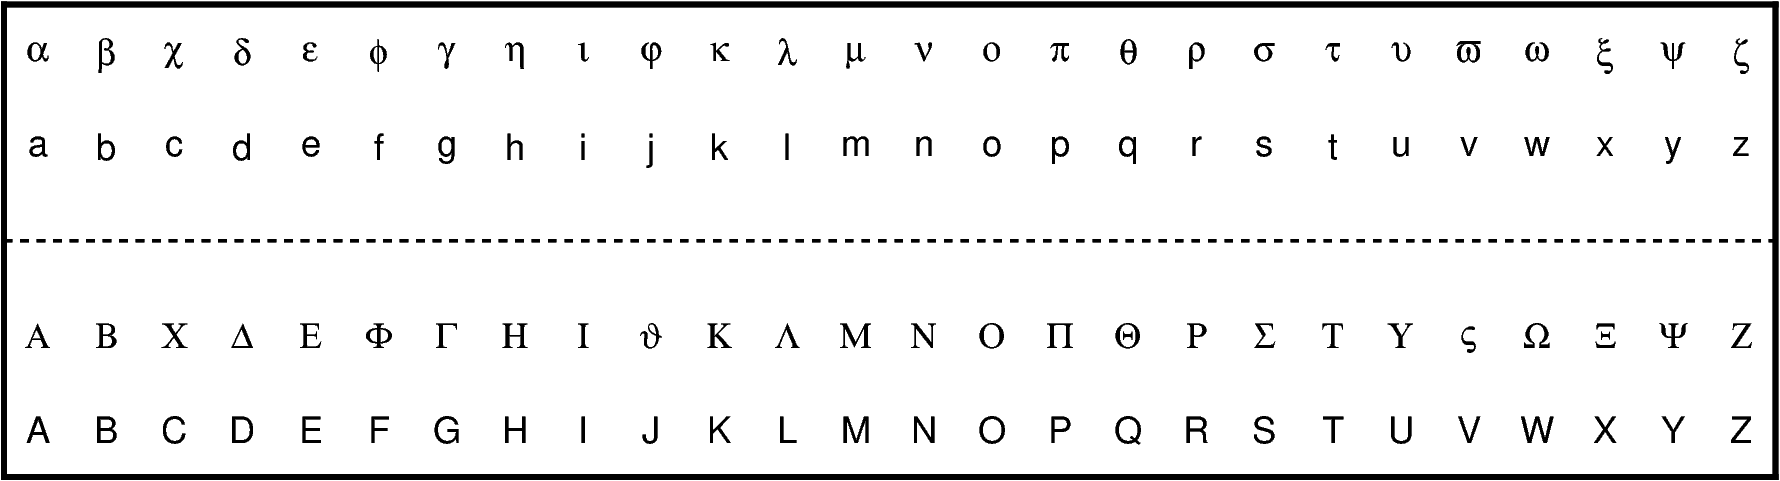

Source code (Python):
# #############################################################################
# Write Greek letters in GMT
# -----------------------------------------------------------------------------
# History
# - Created: 2025/06/06
# -----------------------------------------------------------------------------
# Versions
# - PyGMT v0.18.0 -> https://www.pygmt.org | https://www.pygmt.org
# - GMT 6.6.0 -> https://www.generic-mapping-tools.org
# -----------------------------------------------------------------------------
# Contact
# - Author: Yvonne Fröhlich
# - ORCID: https://orcid.org/0000-0002-8566-0619
# - GitHub: https://github.com/yvonnefroehlich/gmt-pygmt-plotting
# #############################################################################


import pygmt
import string

lower_letters = string.ascii_lowercase
upper_letters = string.ascii_uppercase

fig = pygmt.Figure()
fig.basemap(region=[0, 26, -5, 5], projection= "X15c/4c", frame=0)

x = 0.5
for i_letter in range(len(lower_letters)):

    lower_letter = lower_letters[i_letter]
    fig.text(x=x, y=4, text=f"@~{lower_letter}@~")
    fig.text(x=x, y=2, text=lower_letter)

    upper_letter = upper_letters[i_letter]
    fig.text(x=x, y=-2, text=f"@~{upper_letter}@~")
    fig.text(x=x, y=-4, text=upper_letter)

    x = x + 1

fig.hlines(y=0, pen="0.8p,2_2")

fig_name = "greek_letters"
# for ext in ["png"]:
#     fig.savefig(fname=f"{fig_name}.{ext}")
fig.show()
print(fig_name)

